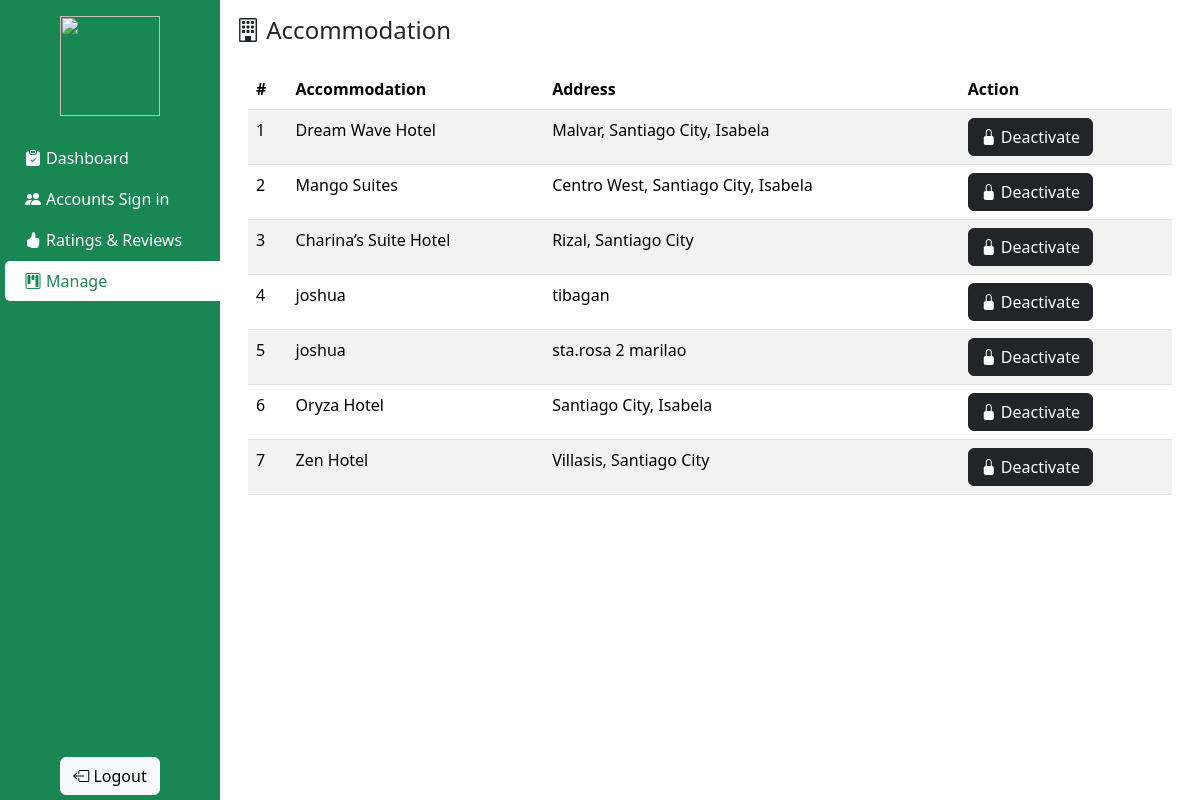
Page /BACK_UP_OLD/Admin/accommodation.php (signed in) on the committed database.
### tables this page shows
CREATE TABLE `accommodation` (
  `ACCOM_ID` varchar(60) NOT NULL,
  `USERNAME` varchar(255) NOT NULL,
  `PASSWORD` varchar(255) NOT NULL,
  `ACCOM_TYPE` varchar(60) NOT NULL,
  `ACCOM_NAME` varchar(60) NOT NULL,
  `ADDRESS` varchar(255) NOT NULL,
  `MAP` longtext NOT NULL,
  `DESCRIPTION` varchar(255) NOT NULL,
  `EMAIL` varchar(60) NOT NULL,
  `CONTACT_NO` varchar(60) NOT NULL,
  `FACEBOOK_LINK` varchar(60) NOT NULL,
  `INSTAGRAM_LINK` varchar(60) NOT NULL,
  `STATUS` int(5) NOT NULL,
  `jDeactReason` text DEFAULT NULL
);

### BACK_UP_OLD/backend/db.php (called while the page is built, shortened)
<?php
class db_connect
{
    public $host = db_host;
    public $user = db_user;
    public $pass = db_pass;
    public $name = db_name;
    public function connect()
    {
        try {
            $this->conn = new mysqli($this->host, $this->user, $this->pass, $this->name);
        } catch (\Throwable $th) {
            header("Location:setup.php");
        }
    }
}

### BACK_UP_OLD/backend/class.php (called while the page is built, shortened)
<?php
include('db.php');
class global_class extends db_connect
{
    public function getAccommodations()
    {
        $query = $this->conn->prepare("SELECT * FROM `accommodation`");
        if ($query->execute()) {
            $result = $query->get_result();
            return $result;
        }
    }
}

### BACK_UP_OLD/Admin/accommodation.php (the view, shortened to what this page needs)
<?php
include("components/header.php");
?>
<h4 class="page-title"><i class="bi bi-building"></i> Accommodation</h4>
<div class="container mt-4 table-container">
    <table class="table table-striped">
        <thead class="table-header">
            <tr>
                <th>#</th>
                <th>Accommodation</th>
                <th>Address</th>
                <th>Action</th>
            </tr>
        </thead>
        <tbody class="table-body">
            <?php
            $count = 1;
            $getAccom = $db->getAccommodations();
            while ($accom = $getAccom->fetch_assoc()) {
            ?>
                <tr>
                    <td><?= $count ?></td>
                    <td><?= $accom['ACCOM_NAME'] ?></td>
                    <td><?= $accom['ADDRESS'] ?></td>
                    <td>
                        <button class="btn <?= ($accom['STATUS'] == 1) ? 'btn-dark' : 'btn-success' ?> btn-deactivate-accom" data-newstatus="<?= ($accom['STATUS'] == 1) ? 0 : 1 ?>" data-id="<?= $accom['ACCOM_ID'] ?>"><i class="bi bi-lock-fill"></i> <?= ($accom['STATUS'] == 1) ? 'Deactivate' : 'Activate' ?></button>
                    </td>
                </tr>
            <?php
                $count++;
            }
            ?>
        </tbody>
    </table>
</div>
<?php
include("components/footer.php");
?>

### BACK_UP_OLD/Admin/css/header-footer.css (style rules this page uses)
.table-container { max-height: 89vh; overflow: auto; }
.table-header { position: sticky; top: 0; }

### rows in the picture
accommodation: ACCOM_NAME "Dream Wave Hotel", ADDRESS "Malvar, Santiago City, Isabela", STATUS "Deactivate"
accommodation: ACCOM_NAME "Mango Suites", ADDRESS "Centro West, Santiago City, Isabela", STATUS "Deactivate"
accommodation: ACCOM_NAME "Charina’s Suite Hotel", ADDRESS "Rizal, Santiago City", STATUS "Deactivate"
accommodation: ACCOM_NAME "joshua", ADDRESS "tibagan", STATUS "Deactivate"
accommodation: ACCOM_NAME "joshua", ADDRESS "sta.rosa 2 marilao", STATUS "Deactivate"
accommodation: ACCOM_NAME "Oryza Hotel", ADDRESS "Santiago City, Isabela", STATUS "Deactivate"
accommodation: ACCOM_NAME "Zen Hotel", ADDRESS "Villasis, Santiago City", STATUS "Deactivate"
